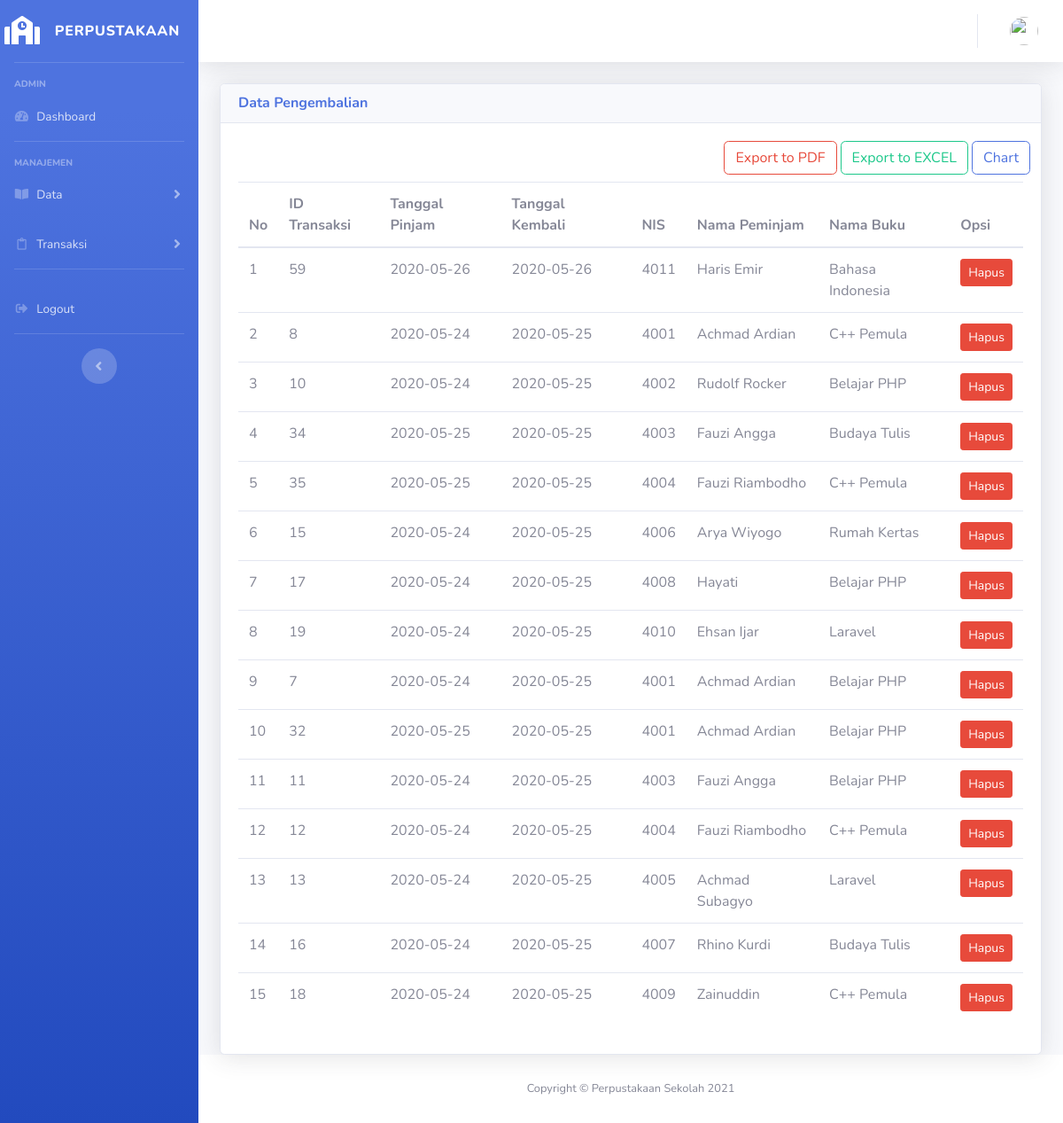
The app's page /index.php/pengembalian with its own data.
### tables this page shows
CREATE TABLE `peminjaman` (
  `id_transaksi` int(2) NOT NULL,
  `tanggal_pinjam` date NOT NULL,
  `tanggal_kembali` date NOT NULL,
  `nis` int(11) NOT NULL,
  `id` varchar(3) NOT NULL,
  `status` int(1) NOT NULL
);

CREATE TABLE `anggota` (
  `nis` int(4) NOT NULL,
  `nama_siswa` varchar(35) NOT NULL,
  `jenis_kelamin` varchar(10) NOT NULL,
  `email` varchar(35) NOT NULL
);

CREATE TABLE `buku` (
  `id` varchar(3) NOT NULL,
  `nama_buku` varchar(128) NOT NULL,
  `pengarang` varchar(32) NOT NULL,
  `penerbit` varchar(32) NOT NULL,
  `tahun_terbit` int(4) NOT NULL
);

### application/controllers/Pengembalian.php (called while the page is built, shortened)
<?php
class Pengembalian extends CI_Controller
{
    public function __construct()
    {
        $this->load->model('Pengembalian_model');
    }
    public function index()
    {
        $data['title'] = 'Pengembalian';
        $data['user'] = $this->db->get_where('admin', ['username' =>
        $this->session->userdata('username')])->row_array();
        $status = array('status' => '2');
        $data['pengembalian'] = $this->Pengembalian_model->viewPengembalian($status);
        $this->load->view('templates/header', $data);
        $this->load->view('templates/sidebar', $data);
        $this->load->view('templates/topbar', $data);
        $this->load->view('admin/pengembalian/pengembalian', $data);
        $this->load->view('templates/footer');
    }
}

### index.php (called while the page is built, shortened)
<?php
require_once BASEPATH.'core/CodeIgniter.php';

### application/models/Pengembalian_model.php (called while the page is built, shortened)
<?php
class Pengembalian_model extends CI_Model
{
    public function viewPengembalian($status)
    {
        $this->db->select('*');
        $this->db->from('peminjaman');
        $this->db->join('anggota', 'peminjaman.nis = anggota.nis');
        $this->db->join('buku', 'peminjaman.id = buku.id');
        $this->db->where($status);
        $this->db->order_by("tanggal_kembali", 'DESC');
        $query = $this->db->get();
        return $query->result();
    }
}

### application/views/admin/pengembalian/pengembalian.php (the view, shortened to what this page needs)
<div class="container">
    <div class="card shadow">
        <h6 class="card-header font-weight-bold text-primary">Data Pengembalian</h6>
        <div class="card-body">
            <div class="row mb-2 float-right">
                <a href="<?= base_url('laporan/pengembalianPdf'); ?>" class="btn btn-outline-danger mr-1">Export to PDF</a>
                <a href="<?= base_url('laporan/pengembalianExcel'); ?>" class="btn btn-outline-success mr-1">Export to EXCEL</a>
                <a href="<?= base_url('laporan/pengembalianChart'); ?>" class="btn btn-outline-primary mr-1">Chart</a>
            </div>
            <div class="table-responsive">
                <table class="table table-hover">
                    <thead>
                        <tr>
                            <th scope="col">No</th>
                            <th scope="col">ID Transaksi</th>
                            <th scope="col">Tanggal Pinjam</th>
                            <th scope="col">Tanggal Kembali</th>
                            <th scope="col">NIS</th>
                            <th scope="col">Nama Peminjam</th>
                            <th scope="col">Nama Buku</th>
                            <th scope="col">Opsi</th>
                        </tr>
                    </thead>
                    <tbody>
                        <?php
                        $no = 1;
                        foreach ($pengembalian as $peng) { ?>
                            <tr>
                                <td><?php echo $no++; ?></td>
                                <td><?php echo $peng->id_transaksi; ?></td>
                                <td><?php echo $peng->tanggal_pinjam; ?></td>
                                <td><?php echo $peng->tanggal_kembali; ?></td>
                                <td><?php echo $peng->nis; ?></td>
                                <td><?php echo $peng->nama_siswa; ?></td>
                                <td><?php echo $peng->nama_buku; ?></td>
                                <td>
                                    <a href="<?= base_url(); ?>pengembalian/delete/<?= $peng->id_transaksi; ?>" class="btn btn-danger btn-sm">Hapus</a>
                                </td>
                            </tr>
                        <?php } ?>
                    </tbody>
                </table>
            </div>
        </div>
    </div>
</div>
</div>

### records on screen
peminjaman: id_transaksi "59", tanggal_pinjam "2020-05-26", tanggal_kembali "2020-05-26", nis.nis "4011", nis.nama_siswa "Haris Emir", id.nama_buku "Bahasa Indonesia"
peminjaman: id_transaksi "8", tanggal_pinjam "2020-05-24", tanggal_kembali "2020-05-25", nis.nis "4001", nis.nama_siswa "Achmad Ardian", id.nama_buku "C++ Pemula"
peminjaman: id_transaksi "10", tanggal_pinjam "2020-05-24", tanggal_kembali "2020-05-25", nis.nis "4002", nis.nama_siswa "Rudolf Rocker", id.nama_buku "Belajar PHP"
peminjaman: id_transaksi "34", tanggal_pinjam "2020-05-25", tanggal_kembali "2020-05-25", nis.nis "4003", nis.nama_siswa "Fauzi Angga", id.nama_buku "Budaya Tulis"
peminjaman: id_transaksi "35", tanggal_pinjam "2020-05-25", tanggal_kembali "2020-05-25", nis.nis "4004", nis.nama_siswa "Fauzi Riambodho", id.nama_buku "C++ Pemula"
peminjaman: id_transaksi "15", tanggal_pinjam "2020-05-24", tanggal_kembali "2020-05-25", nis.nis "4006", nis.nama_siswa "Arya Wiyogo", id.nama_buku "Rumah Kertas"
peminjaman: id_transaksi "17", tanggal_pinjam "2020-05-24", tanggal_kembali "2020-05-25", nis.nis "4008", nis.nama_siswa "Hayati", id.nama_buku "Belajar PHP"
peminjaman: id_transaksi "19", tanggal_pinjam "2020-05-24", tanggal_kembali "2020-05-25", nis.nis "4010", nis.nama_siswa "Ehsan Ijar", id.nama_buku "Laravel"
peminjaman: id_transaksi "7", tanggal_pinjam "2020-05-24", tanggal_kembali "2020-05-25", nis.nis "4001", nis.nama_siswa "Achmad Ardian", id.nama_buku "Belajar PHP"
peminjaman: id_transaksi "32", tanggal_pinjam "2020-05-25", tanggal_kembali "2020-05-25", nis.nis "4001", nis.nama_siswa "Achmad Ardian", id.nama_buku "Belajar PHP"
peminjaman: id_transaksi "11", tanggal_pinjam "2020-05-24", tanggal_kembali "2020-05-25", nis.nis "4003", nis.nama_siswa "Fauzi Angga", id.nama_buku "Belajar PHP"
peminjaman: id_transaksi "12", tanggal_pinjam "2020-05-24", tanggal_kembali "2020-05-25", nis.nis "4004", nis.nama_siswa "Fauzi Riambodho", id.nama_buku "C++ Pemula"
peminjaman: id_transaksi "13", tanggal_pinjam "2020-05-24", tanggal_kembali "2020-05-25", nis.nis "4005", nis.nama_siswa "Achmad Subagyo", id.nama_buku "Laravel"
peminjaman: id_transaksi "16", tanggal_pinjam "2020-05-24", tanggal_kembali "2020-05-25", nis.nis "4007", nis.nama_siswa "Rhino Kurdi", id.nama_buku "Budaya Tulis"
peminjaman: id_transaksi "18", tanggal_pinjam "2020-05-24", tanggal_kembali "2020-05-25", nis.nis "4009", nis.nama_siswa "Zainuddin", id.nama_buku "C++ Pemula"
